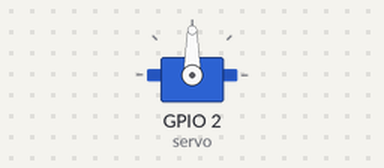
A sketch run on a simulated ESP8266 (NodeMCU). On the bench: servo. WiFi joins after 1.5 s; servers stay silent unless stated; network time is answered at once with the bench clock; the local clock reads 2024-03-15 10:24:30 at power-on unless the sketch sets it.

Above: at 0.0 s.
At 2.5 s:
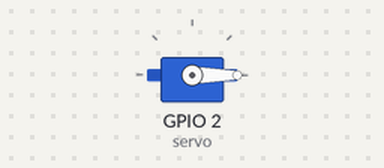
Timing chart, 0 to 4.2 s (numbered marks = the images above):
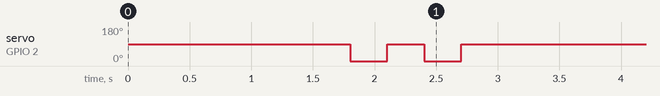

The sketch:

binouz-bell.ino
```cpp
#include <NTPClient.h>
#include <ESP8266WiFi.h>
#include <WiFiUdp.h>
#include <Servo.h>

Servo servo;

const char *ssid     = "<your-ssid>";
const char *password = "<your-password>";

WiFiUDP ntpUDP;

NTPClient timeClient(ntpUDP);

bool chimed = false;

void setup() {
  initServo();

  WiFi.begin(ssid, password);

  while (WiFi.status() != WL_CONNECTED) {
    delay(500);
  }

  timeClient.begin();

  chime(2);

  delay(2000);
}

void loop() {


  timeClient.update();

  String t = timeClient.getFormattedTime();
  String m = t.substring(3, 5);

  if (m == "12") {
    if (!chimed) {
      chimed = true;
      chime(12);
    }
  } else {
    chimed = false;
  }

  delay(1000);
}

void initServo()
{
  servo.attach(2); //D4

  servo.write(90);
  delay(300);

  servo.detach();
}

void chime(int n)
{
  servo.attach(2); //D4

  for (int i = 0 ; i < n ; i++) {
    servo.write(0);
    delay(300);

    servo.write(90);
    delay(300);
  }

  servo.detach();
}
```
